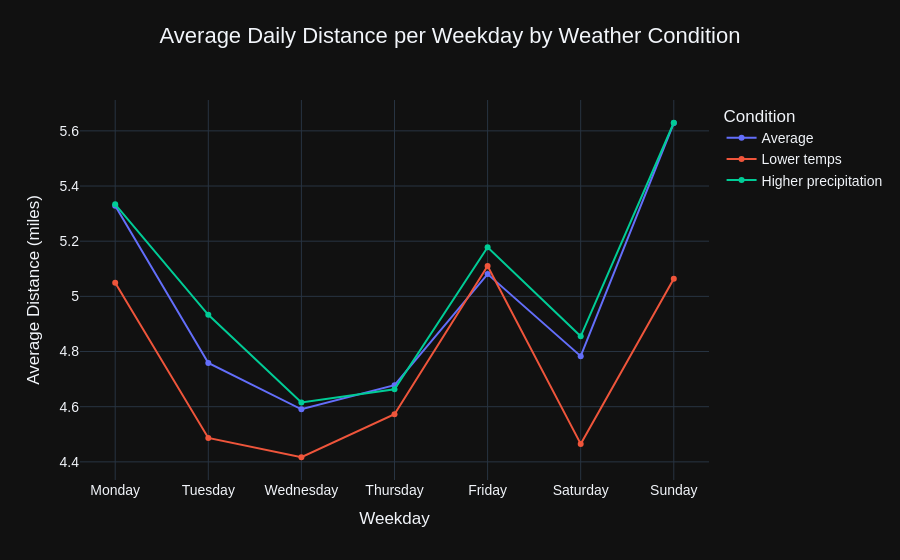

Notebook code for this chart:
### Code cell
import plotly.express as px

chart = (
    px.line(
        pandas_df,
        x="weekday",
        y="avg_daily_distance",
        color="source",
        markers=True,
        title="Average Daily Distance per Weekday by Weather Condition"
    )
)

chart.update_layout(
    title={
        'text': "Average Daily Distance per Weekday by Weather Condition",
        'y':0.95,
        'x':0.5,
        'xanchor': 'center',
        'yanchor': 'top',
        'font': dict(size=22)
    },
    xaxis_title="Weekday",
    yaxis_title="Average Distance (miles)",
    legend_title_text="Condition",
    font=dict(
        family="Arial",
        size=14
    ),
)

chart.write_image("chart.png")

chart.show()

### Figure 1 — Plotly figure (JSON) as saved in the notebook; plotly's stock layout.template omitted (floating-point values rounded to 4 significant figures)
{"data": [{"hovertemplate": "source=Average<br>weekday=%{x}<br>avg_daily_distance=%{y}<extra></extra>", "legendgroup": "Average", "line": {"color": "#636efa", "dash": "solid"}, "marker": {"symbol": "circle"}, "mode": "lines+markers", "name": "Average", "orientation": "v", "showlegend": true, "x": ["Monday", "Tuesday", "Wednesday", "Thursday", "Friday", "Saturday", "Sunday"], "xaxis": "x", "y": [5.329, 4.759, 4.591, 4.678, 5.081, 4.783, 5.628], "yaxis": "y", "type": "scatter"}, {"hovertemplate": "source=Lower temps<br>weekday=%{x}<br>avg_daily_distance=%{y}<extra></extra>", "legendgroup": "Lower temps", "line": {"color": "#EF553B", "dash": "solid"}, "marker": {"symbol": "circle"}, "mode": "lines+markers", "name": "Lower temps", "orientation": "v", "showlegend": true, "x": ["Monday", "Tuesday", "Wednesday", "Thursday", "Friday", "Saturday", "Sunday"], "xaxis": "x", "y": [5.049, 4.487, 4.417, 4.573, 5.11, 4.465, 5.064], "yaxis": "y", "type": "scatter"}, {"hovertemplate": "source=Higher precipitation<br>weekday=%{x}<br>avg_daily_distance=%{y}<extra></extra>", "legendgroup": "Higher precipitation", "line": {"color": "#00cc96", "dash": "solid"}, "marker": {"symbol": "circle"}, "mode": "lines+markers", "name": "Higher precipitation", "orientation": "v", "showlegend": true, "x": ["Monday", "Tuesday", "Wednesday", "Thursday", "Friday", "Saturday", "Sunday"], "xaxis": "x", "y": [5.334, 4.933, 4.615, 4.663, 5.178, 4.855, 5.629], "yaxis": "y", "type": "scatter"}], "layout": {"xaxis": {"anchor": "y", "domain": [0.0, 1.0], "title": {"text": "Weekday"}}, "yaxis": {"anchor": "x", "domain": [0.0, 1.0], "title": {"text": "Average Distance (miles)"}}, "legend": {"title": {"text": "Condition"}, "tracegroupgap": 0}, "title": {"text": "Average Daily Distance per Weekday by Weather Condition", "font": {"size": 22}, "y": 0.95, "x": 0.5, "xanchor": "center", "yanchor": "top"}, "font": {"family": "Arial", "size": 14}}}
